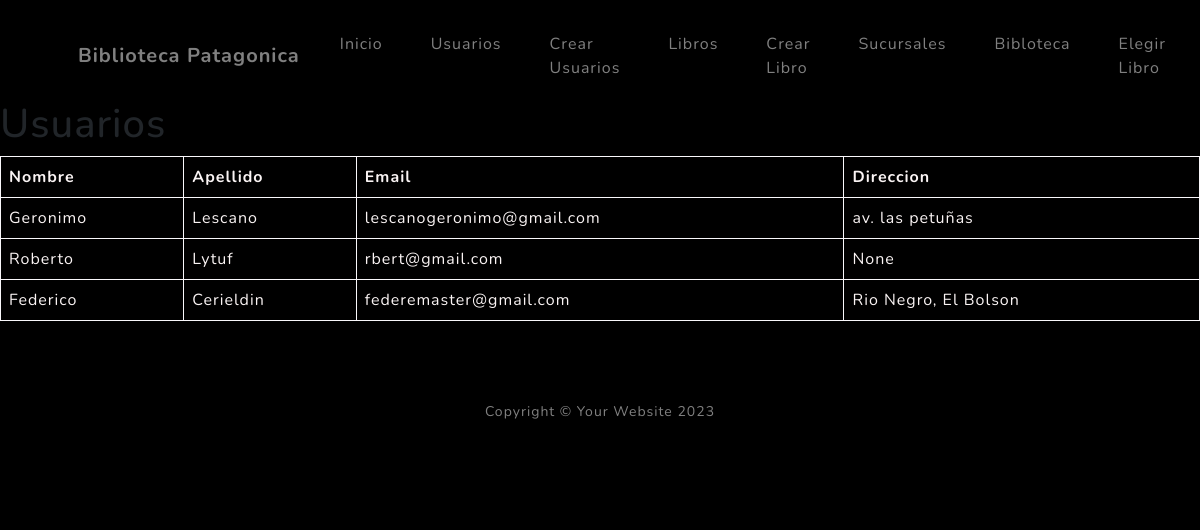
Before: /usuario/list with the older database file.
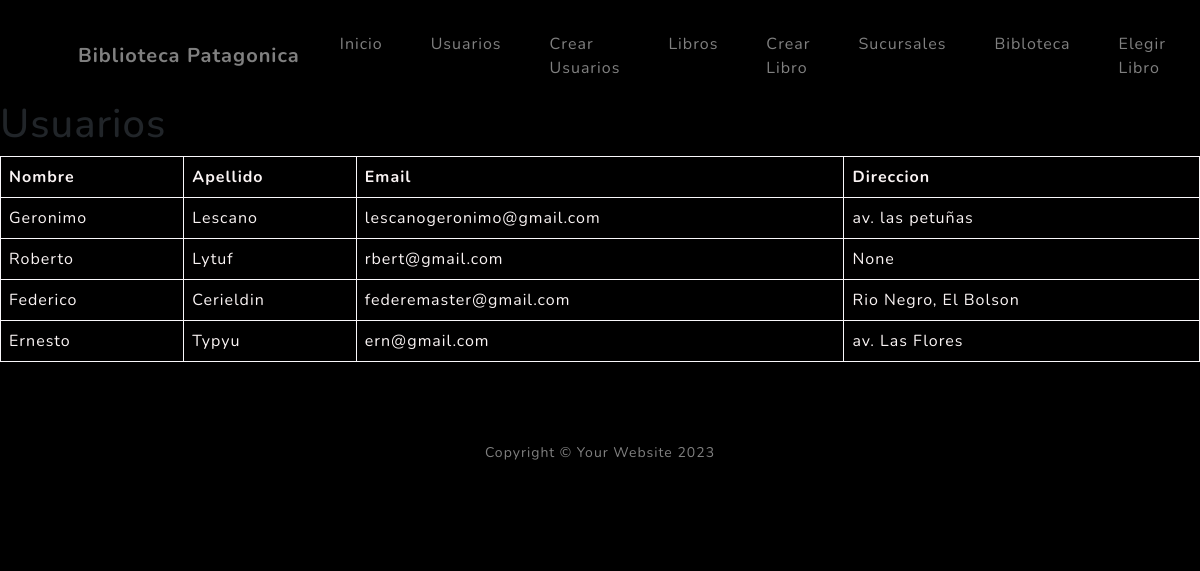
After: the same page with the newer database file.
### apps/core/models.py (models this page shows, shortened)
class Usuario(models.Model):
    nombre = models.CharField(max_length=100)
    apellido = models.CharField(max_length=100)
    email = models.EmailField()
    direccion = models.CharField(max_length=100, null=True, blank= True )

### apps/core/views.py (the view)
# urls.py: path("usuario/list", views.usuario_list, name='usuario_list'),
def usuario_list(request):
    consulta = models.Usuario.objects.all()
    contexto = {"usuarios": consulta}
    return render(request, "core/usuario_list.html", contexto)

### apps/core/templates/core/usuario_list.html (shortened to what this page needs)
{% extends 'core/base.html' %}
{% block contenido %}
    <h1>Usuarios</h1>
    <table border="1">
        <thead>
            <tr>
                <th>Nombre</th>
                <th>Apellido</th>
                <th>Email</th>
                <th>Direccion</th>
            </tr>
        </thead>
        <tbody>
            {% for usuario in usuarios  %}
                <tr>
                    <td>{{usuario.nombre}}</td>
                    <td>{{usuario.apellido}}</td>
                    <td>{{usuario.email}}</td>
                    <td>{{usuario.direccion}}</td>
                </tr>
            {% endfor %}
        </tbody>
    </table>
{% endblock contenido %}

Changed rows visible on the page:
added Usuario: nombre "Ernesto", apellido "Typyu", email "ern@gmail.com", direccion "av. Las Flores"
